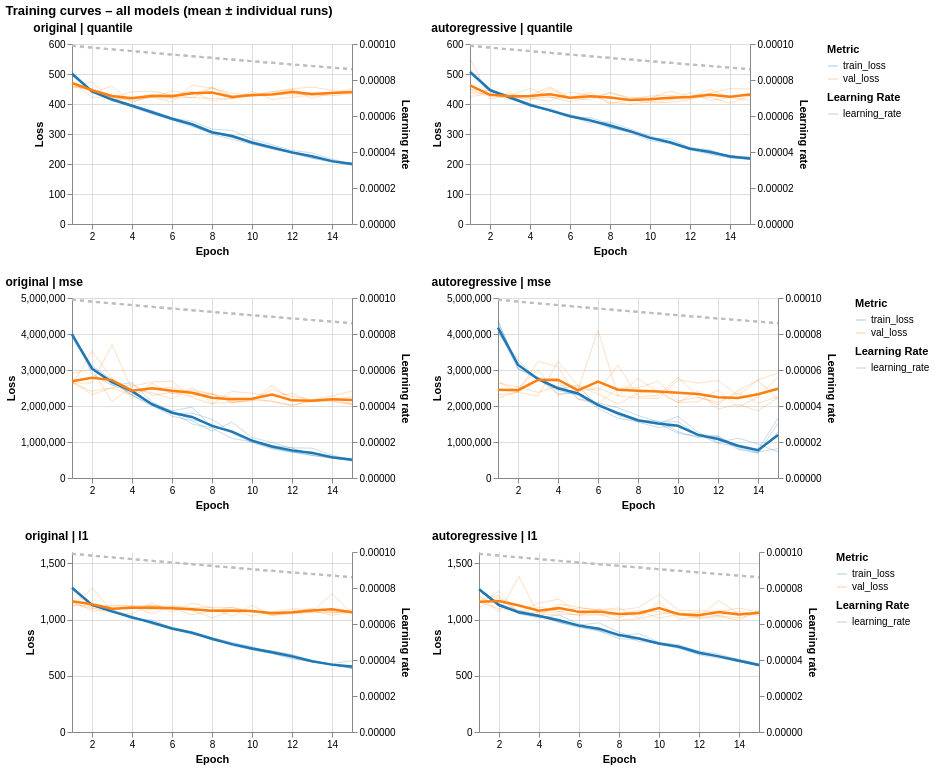

Notebook code cell kept with this figure:
### Code cell
cols = 2
rows = [
    alt.hconcat(*charts[i: i + cols]).resolve_scale(color="independent")
    for i in range(0, len(charts), cols)
]

grid = (
    alt.vconcat(*rows)
    .configure_view(strokeWidth=0)
    .configure_title(anchor="start")
    .properties(title="Training curves – all models (mean ± individual runs)")
)
grid

### Figure 1 — Vega-Lite specification as saved in the notebook (floating-point values rounded to 4 significant figures; data arrays with more than 128 entries replaced by an {"elided": "..."} marker saying what was removed)
{"config": {"view": {"continuousWidth": 300, "continuousHeight": 300, "strokeWidth": 0}, "title": {"anchor": "start"}}, "vconcat": [{"hconcat": [{"layer": [{"layer": [{"mark": {"type": "line", "opacity": 0.25, "strokeWidth": 1}, "encoding": {"color": {"field": "variable", "legend": null, "scale": {"scheme": "category10"}, "title": "Metric", "type": "nominal"}, "detail": {"field": "run", "type": "nominal"}, "tooltip": [{"field": "epoch", "type": "quantitative"}, {"field": "value", "type": "quantitative"}, {"field": "variable", "type": "nominal"}, {"field": "run", "type": "nominal"}], "x": {"field": "epoch", "title": "Epoch", "type": "quantitative"}, "y": {"field": "value", "scale": {"domain": [0, 579.6]}, "title": "Loss", "type": "quantitative"}}}, {"mark": {"type": "line", "strokeWidth": 2.5}, "encoding": {"color": {"field": "variable", "legend": null, "scale": {"scheme": "category10"}, "title": "Metric", "type": "nominal"}, "x": {"field": "epoch", "type": "quantitative"}, "y": {"aggregate": "mean", "field": "value", "type": "quantitative"}}}], "data": {"name": "data-0723e0b996079138b898bf5168561398"}, "title": "Loss"}, {"data": {"name": "data-d07e304a785b378c57c89814cce11daf"}, "mark": {"type": "line", "opacity": 0.5, "point": false, "strokeDash": [4, 4]}, "encoding": {"color": {"field": "variable", "legend": null, "scale": {"domain": ["learning_rate"], "range": ["#bbbbbb"]}, "title": "Learning Rate", "type": "nominal"}, "detail": {"field": "run", "type": "nominal"}, "tooltip": [{"field": "epoch", "type": "quantitative"}, {"field": "value", "type": "quantitative"}, {"field": "run", "type": "nominal"}], "x": {"field": "epoch", "title": "Epoch", "type": "quantitative"}, "y": {"axis": {"orient": "right", "title": "Learning rate"}, "field": "value", "type": "quantitative"}}, "title": "Learning rate"}], "height": 180, "resolve": {"scale": {"color": "independent", "y": "independent"}}, "title": {"text": "original | quantile", "fontSize": 12, "fontWeight": "bold"}, "width": 280}, {"layer": [{"layer": [{"mark": {"type": "line", "opacity": 0.25, "strokeWidth": 1}, "encoding": {"color": {"field": "variable", "legend": {}, "scale": {"scheme": "category10"}, "title": "Metric", "type": "nominal"}, "detail": {"field": "run", "type": "nominal"}, "tooltip": [{"field": "epoch", "type": "quantitative"}, {"field": "value", "type": "quantitative"}, {"field": "variable", "type": "nominal"}, {"field": "run", "type": "nominal"}], "x": {"field": "epoch", "title": "Epoch", "type": "quantitative"}, "y": {"field": "value", "scale": {"domain": [0, 579.6]}, "title": "Loss", "type": "quantitative"}}}, {"mark": {"type": "line", "strokeWidth": 2.5}, "encoding": {"color": {"field": "variable", "legend": {}, "scale": {"scheme": "category10"}, "title": "Metric", "type": "nominal"}, "x": {"field": "epoch", "type": "quantitative"}, "y": {"aggregate": "mean", "field": "value", "type": "quantitative"}}}], "data": {"name": "data-e9b21fa685a3e85fe0dc88e49b88cc29"}, "title": "Loss"}, {"data": {"name": "data-d07e304a785b378c57c89814cce11daf"}, "mark": {"type": "line", "opacity": 0.5, "point": false, "strokeDash": [4, 4]}, "encoding": {"color": {"field": "variable", "legend": {}, "scale": {"domain": ["learning_rate"], "range": ["#bbbbbb"]}, "title": "Learning Rate", "type": "nominal"}, "detail": {"field": "run", "type": "nominal"}, "tooltip": [{"field": "epoch", "type": "quantitative"}, {"field": "value", "type": "quantitative"}, {"field": "run", "type": "nominal"}], "x": {"field": "epoch", "title": "Epoch", "type": "quantitative"}, "y": {"axis": {"orient": "right", "title": "Learning rate"}, "field": "value", "type": "quantitative"}}, "title": "Learning rate"}], "height": 180, "resolve": {"scale": {"color": "independent", "y": "independent"}}, "title": {"text": "autoregressive | quantile", "fontSize": 12, "fontWeight": "bold"}, "width": 280}], "resolve": {"scale": {"color": "independent"}}}, {"hconcat": [{"layer": [{"layer": [{"mark": {"type": "line", "opacity": 0.25, "strokeWidth": 1}, "encoding": {"color": {"field": "variable", "legend": null, "scale": {"scheme": "category10"}, "title": "Metric", "type": "nominal"}, "detail": {"field": "run", "type": "nominal"}, "tooltip": [{"field": "epoch", "type": "quantitative"}, {"field": "value", "type": "quantitative"}, {"field": "variable", "type": "nominal"}, {"field": "run", "type": "nominal"}], "x": {"field": "epoch", "title": "Epoch", "type": "quantitative"}, "y": {"field": "value", "scale": {"domain": [0, 4588000.0]}, "title": "Loss", "type": "quantitative"}}}, {"mark": {"type": "line", "strokeWidth": 2.5}, "encoding": {"color": {"field": "variable", "legend": null, "scale": {"scheme": "category10"}, "title": "Metric", "type": "nominal"}, "x": {"field": "epoch", "type": "quantitative"}, "y": {"aggregate": "mean", "field": "value", "type": "quantitative"}}}], "data": {"name": "data-d2c473a6b9d847f21f8806412d1d1bdb"}, "title": "Loss"}, {"data": {"name": "data-d07e304a785b378c57c89814cce11daf"}, "mark": {"type": "line", "opacity": 0.5, "point": false, "strokeDash": [4, 4]}, "encoding": {"color": {"field": "variable", "legend": null, "scale": {"domain": ["learning_rate"], "range": ["#bbbbbb"]}, "title": "Learning Rate", "type": "nominal"}, "detail": {"field": "run", "type": "nominal"}, "tooltip": [{"field": "epoch", "type": "quantitative"}, {"field": "value", "type": "quantitative"}, {"field": "run", "type": "nominal"}], "x": {"field": "epoch", "title": "Epoch", "type": "quantitative"}, "y": {"axis": {"orient": "right", "title": "Learning rate"}, "field": "value", "type": "quantitative"}}, "title": "Learning rate"}], "height": 180, "resolve": {"scale": {"color": "independent", "y": "independent"}}, "title": {"text": "original | mse", "fontSize": 12, "fontWeight": "bold"}, "width": 280}, {"layer": [{"layer": [{"mark": {"type": "line", "opacity": 0.25, "strokeWidth": 1}, "encoding": {"color": {"field": "variable", "legend": {}, "scale": {"scheme": "category10"}, "title": "Metric", "type": "nominal"}, "detail": {"field": "run", "type": "nominal"}, "tooltip": [{"field": "epoch", "type": "quantitative"}, {"field": "value", "type": "quantitative"}, {"field": "variable", "type": "nominal"}, {"field": "run", "type": "nominal"}], "x": {"field": "epoch", "title": "Epoch", "type": "quantitative"}, "y": {"field": "value", "scale": {"domain": [0, 4588000.0]}, "title": "Loss", "type": "quantitative"}}}, {"mark": {"type": "line", "strokeWidth": 2.5}, "encoding": {"color": {"field": "variable", "legend": {}, "scale": {"scheme": "category10"}, "title": "Metric", "type": "nominal"}, "x": {"field": "epoch", "type": "quantitative"}, "y": {"aggregate": "mean", "field": "value", "type": "quantitative"}}}], "data": {"name": "data-3861fe20fcd03c49ebb6532689c82005"}, "title": "Loss"}, {"data": {"name": "data-d07e304a785b378c57c89814cce11daf"}, "mark": {"type": "line", "opacity": 0.5, "point": false, "strokeDash": [4, 4]}, "encoding": {"color": {"field": "variable", "legend": {}, "scale": {"domain": ["learning_rate"], "range": ["#bbbbbb"]}, "title": "Learning Rate", "type": "nominal"}, "detail": {"field": "run", "type": "nominal"}, "tooltip": [{"field": "epoch", "type": "quantitative"}, {"field": "value", "type": "quantitative"}, {"field": "run", "type": "nominal"}], "x": {"field": "epoch", "title": "Epoch", "type": "quantitative"}, "y": {"axis": {"orient": "right", "title": "Learning rate"}, "field": "value", "type": "quantitative"}}, "title": "Learning rate"}], "height": 180, "resolve": {"scale": {"color": "independent", "y": "independent"}}, "title": {"text": "autoregressive | mse", "fontSize": 12, "fontWeight": "bold"}, "width": 280}], "resolve": {"scale": {"color": "independent"}}}, {"hconcat": [{"layer": [{"layer": [{"mark": {"type": "line", "opacity": 0.25, "strokeWidth": 1}, "encoding": {"color": {"field": "variable", "legend": null, "scale": {"scheme": "category10"}, "title": "Metric", "type": "nominal"}, "detail": {"field": "run", "type": "nominal"}, "tooltip": [{"field": "epoch", "type": "quantitative"}, {"field": "value", "type": "quantitative"}, {"field": "variable", "type": "nominal"}, {"field": "run", "type": "nominal"}], "x": {"field": "epoch", "title": "Epoch", "type": "quantitative"}, "y": {"field": "value", "scale": {"domain": [0, 1451.0]}, "title": "Loss", "type": "quantitative"}}}, {"mark": {"type": "line", "strokeWidth": 2.5}, "encoding": {"color": {"field": "variable", "legend": null, "scale": {"scheme": "category10"}, "title": "Metric", "type": "nominal"}, "x": {"field": "epoch", "type": "quantitative"}, "y": {"aggregate": "mean", "field": "value", "type": "quantitative"}}}], "data": {"name": "data-8af80a6cf5b066b9eb3ec636d456ac71"}, "title": "Loss"}, {"data": {"name": "data-d07e304a785b378c57c89814cce11daf"}, "mark": {"type": "line", "opacity": 0.5, "point": false, "strokeDash": [4, 4]}, "encoding": {"color": {"field": "variable", "legend": null, "scale": {"domain": ["learning_rate"], "range": ["#bbbbbb"]}, "title": "Learning Rate", "type": "nominal"}, "detail": {"field": "run", "type": "nominal"}, "tooltip": [{"field": "epoch", "type": "quantitative"}, {"field": "value", "type": "quantitative"}, {"field": "run", "type": "nominal"}], "x": {"field": "epoch", "title": "Epoch", "type": "quantitative"}, "y": {"axis": {"orient": "right", "title": "Learning rate"}, "field": "value", "type": "quantitative"}}, "title": "Learning rate"}], "height": 180, "resolve": {"scale": {"color": "independent", "y": "independent"}}, "title": {"text": "original | l1", "fontSize": 12, "fontWeight": "bold"}, "width": 280}, {"layer": [{"layer": [{"mark": {"type": "line", "opacity": 0.25, "strokeWidth": 1}, "encoding": {"color": {"field": "variable", "legend": {}, "scale": {"scheme": "category10"}, "title": "Metric", "type": "nominal"}, "detail": {"field": "run", "type": "nominal"}, "tooltip": [{"field": "epoch", "type": "quantitative"}, {"field": "value", "type": "quantitative"}, {"field": "variable", "type": "nominal"}, {"field": "run", "type": "nominal"}], "x": {"field": "epoch", "title": "Epoch", "type": "quantitative"}, "y": {"field": "value", "scale": {"domain": [0, 1451.0]}, "title": "Loss", "type": "quantitative"}}}, {"mark": {"type": "line", "strokeWidth": 2.5}, "encoding": {"color": {"field": "variable", "legend": {}, "scale": {"scheme": "category10"}, "title": "Metric", "type": "nominal"}, "x": {"field": "epoch", "type": "quantitative"}, "y": {"aggregate": "mean", "field": "value", "type": "quantitative"}}}], "data": {"name": "data-1f47d0419139aff1450155b83634b968"}, "title": "Loss"}, {"data": {"name": "data-d07e304a785b378c57c89814cce11daf"}, "mark": {"type": "line", "opacity": 0.5, "point": false, "strokeDash": [4, 4]}, "encoding": {"color": {"field": "variable", "legend": {}, "scale": {"domain": ["learning_rate"], "range": ["#bbbbbb"]}, "title": "Learning Rate", "type": "nominal"}, "detail": {"field": "run", "type": "nominal"}, "tooltip": [{"field": "epoch", "type": "quantitative"}, {"field": "value", "type": "quantitative"}, {"field": "run", "type": "nominal"}], "x": {"field": "epoch", "title": "Epoch", "type": "quantitative"}, "y": {"axis": {"orient": "right", "title": "Learning rate"}, "field": "value", "type": "quantitative"}}, "title": "Learning rate"}], "height": 180, "resolve": {"scale": {"color": "independent", "y": "independent"}}, "title": {"text": "autoregressive | l1", "fontSize": 12, "fontWeight": "bold"}, "width": 280}], "resolve": {"scale": {"color": "independent"}}}], "title": "Training curves – all models (mean ± individual runs)", "$schema": "https://vega.github.io/schema/vega-lite/v6.4.1.json", "datasets": {"data-0723e0b996079138b898bf5168561398": {"elided": "150 records"}, "data-d07e304a785b378c57c89814cce11daf": [{"epoch": 1, "run": "run1_seed42", "variable": "learning_rate", "value": 9.9e-05}, {"epoch": 2, "run": "run1_seed42", "variable": "learning_rate", "value": 9.801e-05}, {"epoch": 3, "run": "run1_seed42", "variable": "learning_rate", "value": 9.703e-05}, {"epoch": 4, "run": "run1_seed42", "variable": "learning_rate", "value": 9.606e-05}, {"epoch": 5, "run": "run1_seed42", "variable": "learning_rate", "value": 9.51e-05}, {"epoch": 6, "run": "run1_seed42", "variable": "learning_rate", "value": 9.415e-05}, {"epoch": 7, "run": "run1_seed42", "variable": "learning_rate", "value": 9.321e-05}, {"epoch": 8, "run": "run1_seed42", "variable": "learning_rate", "value": 9.227e-05}, {"epoch": 9, "run": "run1_seed42", "variable": "learning_rate", "value": 9.135e-05}, {"epoch": 10, "run": "run1_seed42", "variable": "learning_rate", "value": 9.044e-05}, {"epoch": 11, "run": "run1_seed42", "variable": "learning_rate", "value": 8.953e-05}, {"epoch": 12, "run": "run1_seed42", "variable": "learning_rate", "value": 8.864e-05}, {"epoch": 13, "run": "run1_seed42", "variable": "learning_rate", "value": 8.775e-05}, {"epoch": 14, "run": "run1_seed42", "variable": "learning_rate", "value": 8.687e-05}, {"epoch": 15, "run": "run1_seed42", "variable": "learning_rate", "value": 8.601e-05}, {"epoch": 1, "run": "run2_seed123", "variable": "learning_rate", "value": 9.9e-05}, {"epoch": 2, "run": "run2_seed123", "variable": "learning_rate", "value": 9.801e-05}, {"epoch": 3, "run": "run2_seed123", "variable": "learning_rate", "value": 9.703e-05}, {"epoch": 4, "run": "run2_seed123", "variable": "learning_rate", "value": 9.606e-05}, {"epoch": 5, "run": "run2_seed123", "variable": "learning_rate", "value": 9.51e-05}, {"epoch": 6, "run": "run2_seed123", "variable": "learning_rate", "value": 9.415e-05}, {"epoch": 7, "run": "run2_seed123", "variable": "learning_rate", "value": 9.321e-05}, {"epoch": 8, "run": "run2_seed123", "variable": "learning_rate", "value": 9.227e-05}, {"epoch": 9, "run": "run2_seed123", "variable": "learning_rate", "value": 9.135e-05}, {"epoch": 10, "run": "run2_seed123", "variable": "learning_rate", "value": 9.044e-05}, {"epoch": 11, "run": "run2_seed123", "variable": "learning_rate", "value": 8.953e-05}, {"epoch": 12, "run": "run2_seed123", "variable": "learning_rate", "value": 8.864e-05}, {"epoch": 13, "run": "run2_seed123", "variable": "learning_rate", "value": 8.775e-05}, {"epoch": 14, "run": "run2_seed123", "variable": "learning_rate", "value": 8.687e-05}, {"epoch": 15, "run": "run2_seed123", "variable": "learning_rate", "value": 8.601e-05}, {"epoch": 1, "run": "run3_seed456", "variable": "learning_rate", "value": 9.9e-05}, {"epoch": 2, "run": "run3_seed456", "variable": "learning_rate", "value": 9.801e-05}, {"epoch": 3, "run": "run3_seed456", "variable": "learning_rate", "value": 9.703e-05}, {"epoch": 4, "run": "run3_seed456", "variable": "learning_rate", "value": 9.606e-05}, {"epoch": 5, "run": "run3_seed456", "variable": "learning_rate", "value": 9.51e-05}, {"epoch": 6, "run": "run3_seed456", "variable": "learning_rate", "value": 9.415e-05}, {"epoch": 7, "run": "run3_seed456", "variable": "learning_rate", "value": 9.321e-05}, {"epoch": 8, "run": "run3_seed456", "variable": "learning_rate", "value": 9.227e-05}, {"epoch": 9, "run": "run3_seed456", "variable": "learning_rate", "value": 9.135e-05}, {"epoch": 10, "run": "run3_seed456", "variable": "learning_rate", "value": 9.044e-05}, {"epoch": 11, "run": "run3_seed456", "variable": "learning_rate", "value": 8.953e-05}, {"epoch": 12, "run": "run3_seed456", "variable": "learning_rate", "value": 8.864e-05}, {"epoch": 13, "run": "run3_seed456", "variable": "learning_rate", "value": 8.775e-05}, {"epoch": 14, "run": "run3_seed456", "variable": "learning_rate", "value": 8.687e-05}, {"epoch": 15, "run": "run3_seed456", "variable": "learning_rate", "value": 8.601e-05}, {"epoch": 1, "run": "run4_seed789", "variable": "learning_rate", "value": 9.9e-05}, {"epoch": 2, "run": "run4_seed789", "variable": "learning_rate", "value": 9.801e-05}, {"epoch": 3, "run": "run4_seed789", "variable": "learning_rate", "value": 9.703e-05}, {"epoch": 4, "run": "run4_seed789", "variable": "learning_rate", "value": 9.606e-05}, {"epoch": 5, "run": "run4_seed789", "variable": "learning_rate", "value": 9.51e-05}, {"epoch": 6, "run": "run4_seed789", "variable": "learning_rate", "value": 9.415e-05}, {"epoch": 7, "run": "run4_seed789", "variable": "learning_rate", "value": 9.321e-05}, {"epoch": 8, "run": "run4_seed789", "variable": "learning_rate", "value": 9.227e-05}, {"epoch": 9, "run": "run4_seed789", "variable": "learning_rate", "value": 9.135e-05}, {"epoch": 10, "run": "run4_seed789", "variable": "learning_rate", "value": 9.044e-05}, {"epoch": 11, "run": "run4_seed789", "variable": "learning_rate", "value": 8.953e-05}, {"epoch": 12, "run": "run4_seed789", "variable": "learning_rate", "value": 8.864e-05}, {"epoch": 13, "run": "run4_seed789", "variable": "learning_rate", "value": 8.775e-05}, {"epoch": 14, "run": "run4_seed789", "variable": "learning_rate", "value": 8.687e-05}, {"epoch": 15, "run": "run4_seed789", "variable": "learning_rate", "value": 8.601e-05}, {"epoch": 1, "run": "run5_seed1337", "variable": "learning_rate", "value": 9.9e-05}, {"epoch": 2, "run": "run5_seed1337", "variable": "learning_rate", "value": 9.801e-05}, {"epoch": 3, "run": "run5_seed1337", "variable": "learning_rate", "value": 9.703e-05}, {"epoch": 4, "run": "run5_seed1337", "variable": "learning_rate", "value": 9.606e-05}, {"epoch": 5, "run": "run5_seed1337", "variable": "learning_rate", "value": 9.51e-05}, {"epoch": 6, "run": "run5_seed1337", "variable": "learning_rate", "value": 9.415e-05}, {"epoch": 7, "run": "run5_seed1337", "variable": "learning_rate", "value": 9.321e-05}, {"epoch": 8, "run": "run5_seed1337", "variable": "learning_rate", "value": 9.227e-05}, {"epoch": 9, "run": "run5_seed1337", "variable": "learning_rate", "value": 9.135e-05}, {"epoch": 10, "run": "run5_seed1337", "variable": "learning_rate", "value": 9.044e-05}, {"epoch": 11, "run": "run5_seed1337", "variable": "learning_rate", "value": 8.953e-05}, {"epoch": 12, "run": "run5_seed1337", "variable": "learning_rate", "value": 8.864e-05}, {"epoch": 13, "run": "run5_seed1337", "variable": "learning_rate", "value": 8.775e-05}, {"epoch": 14, "run": "run5_seed1337", "variable": "learning_rate", "value": 8.687e-05}, {"epoch": 15, "run": "run5_seed1337", "variable": "learning_rate", "value": 8.601e-05}], "data-e9b21fa685a3e85fe0dc88e49b88cc29": {"elided": "150 records"}, "data-d2c473a6b9d847f21f8806412d1d1bdb": {"elided": "150 records"}, "data-3861fe20fcd03c49ebb6532689c82005": {"elided": "150 records"}, "data-8af80a6cf5b066b9eb3ec636d456ac71": {"elided": "150 records"}, "data-1f47d0419139aff1450155b83634b968": {"elided": "150 records"}}}
